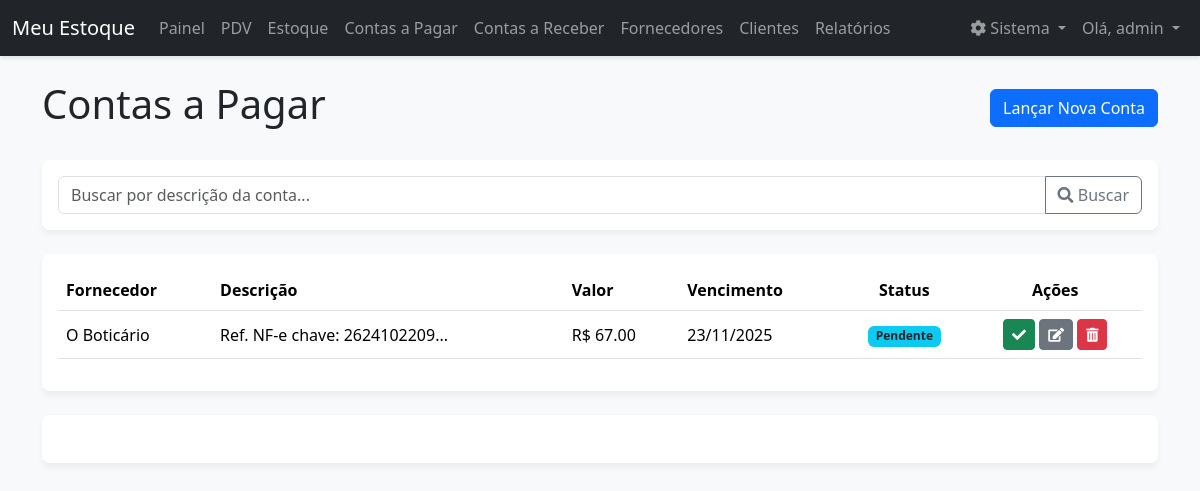
/contas (signed in), run on an earlier commit of the app's database.
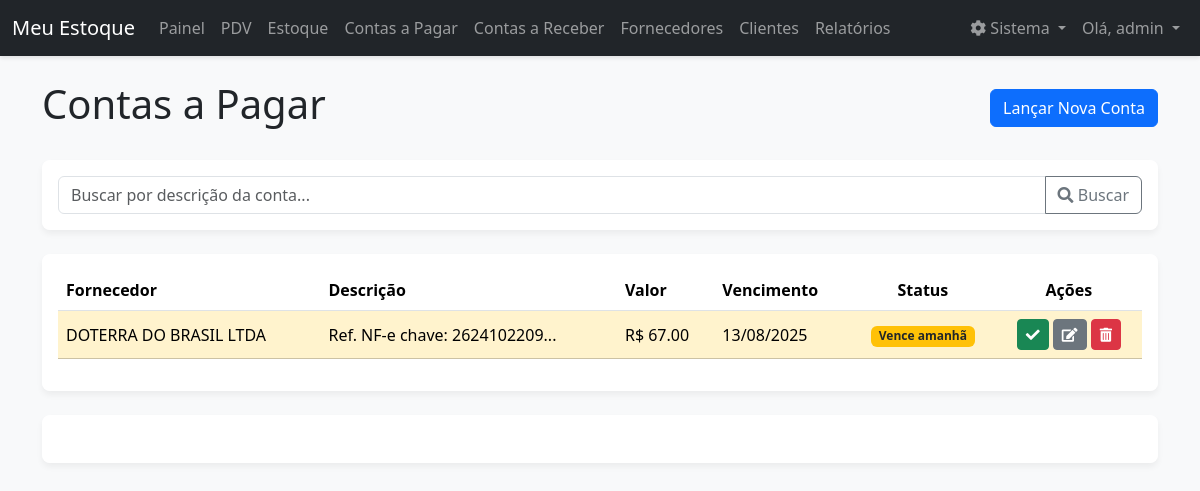
And on a later commit of the database.
### models.py (models this page shows)
class ContaPagar(db.Model):
    __tablename__ = 'conta_pagar'
    id = db.Column(db.Integer, primary_key=True)
    descricao = db.Column(db.String(200), nullable=False)
    valor = db.Column(db.Float, nullable=False)
    data_vencimento = db.Column(db.Date, nullable=False)
    data_pagamento = db.Column(db.Date, nullable=True)
    status = db.Column(db.String(20), nullable=False, default='pendente')
    fornecedor_id = db.Column(db.Integer, db.ForeignKey('fornecedor.id'), nullable=False)

class Fornecedor(db.Model):
    __tablename__ = 'fornecedor'
    id = db.Column(db.Integer, primary_key=True)
    nome = db.Column(db.String(100), nullable=False, unique=True)
    cnpj = db.Column(db.String(18), unique=True, nullable=True)
    telefone = db.Column(db.String(20))
    email = db.Column(db.String(100))
    produtos = db.relationship('Produto', backref='fornecedor', lazy=True)
    contas = db.relationship('ContaPagar', backref='fornecedor', lazy=True)

### app.py (the view)
@app.route('/contas')
@login_required
def listar_contas():
    search_term = request.args.get('q')
    query = ContaPagar.query
    if search_term:
        query = query.filter(ContaPagar.descricao.ilike(f'%{search_term}%'))
    contas = query.order_by(ContaPagar.data_vencimento.asc()).all()
    return render_template('contas_a_pagar.html', contas=contas, search_term=search_term)

### app.py (called while the page is built)
@app.context_processor
def inject_datetime():
    return {'modules': {'datetime': datetime, 'date': date, 'timedelta': timedelta}}

def login_required(f):
    @wraps(f)
    def decorated_function(*args, **kwargs):
        if 'logged_in' not in session or 'user_id' not in session:
            session.clear()
            flash('A sua sessão é inválida. Por favor, faça login novamente.', 'warning')
            return redirect(url_for('login'))
        return f(*args, **kwargs)
    return decorated_function

### templates/contas_a_pagar.html (shortened to what the changed rows need)
{% extends 'base.html' %}
{% block content %}
<div class="d-flex justify-content-between align-items-center mb-4">
    <h1>Contas a Pagar</h1>
    <a href="{{ url_for('adicionar_conta') }}" class="btn btn-primary">Lançar Nova Conta</a>
</div>
<div class="card mb-4">
    <div class="card-body">
    </div>
</div>
<div class="card">
    <div class="card-body">
        <table class="table table-hover align-middle">
            <thead>
                <tr>
                    <th>Fornecedor</th>
                    <th>Descrição</th>
                    <th>Valor</th>
                    <th>Vencimento</th>
                    <th class="text-center">Status</th>
                    <th class="text-center">Ações</th>
                </tr>
            </thead>
            <tbody>
                {% for conta in contas %}
                    {% set hoje = modules.date.today() %}
                    {% set amanha = hoje + modules.timedelta(days=1) %}
                    {% set row_class = '' %}
                    {% if conta.status == 'pendente' and conta.data_vencimento < hoje %}
                        {% set row_class = 'table-danger' %}
                    {% elif conta.status == 'pendente' and conta.data_vencimento == hoje %}
                        {% set row_class = 'table-primary' %}
                    {% elif conta.status == 'pendente' and conta.data_vencimento == amanha %}
                        {% set row_class = 'table-warning' %}
                    {% endif %}
                <tr class="{{ row_class }}">
                    <td>{{ conta.fornecedor.nome }}</td>
                    <td>{{ conta.descricao }}</td>
                    <td>R$ {{ "%.2f"|format(conta.valor) }}</td>
                    <td>{{ conta.data_vencimento.strftime('%d/%m/%Y') }}</td>
                    <td class="text-center">
                        {% if conta.status == 'pago' %}
                            <span class="badge bg-success">Pago</span>
                        {% elif row_class == 'table-danger' %}
                            <span class="badge bg-danger">Vencida</span>
                        {% elif row_class == 'table-primary' %}
                            <span class="badge bg-primary">Vence Hoje</span>
                        {% elif row_class == 'table-warning' %}
                            <span class="badge bg-warning text-dark">Vence amanhã</span>
                        {% else %}
                            <span class="badge bg-info text-dark">Pendente</span>
                        {% endif %}
                    </td>
                    <td class="text-center">
                        {% if conta.status == 'pendente' %}
                        <form action="{{ url_for('pagar_conta', id=conta.id) }}" method="POST" class="d-inline">
                            <button type="submit" class="btn btn-success btn-sm" title="Marcar como Pago">
                                <i class="fas fa-check"></i>
                            </button>
                        </form>
                        {% endif %}
                        <a href="{{ url_for('editar_conta', id=conta.id) }}" class="btn btn-secondary btn-sm" title="Editar">
                            <i class="fas fa-edit"></i>
                        </a>
                        <button type="button" class="btn btn-danger btn-sm" data-bs-toggle="modal" data-bs-target="#confirmDeleteModal-{{ conta.id }}" title="Excluir">
                            <i class="fas fa-trash-alt"></i>
                        </button>
                    </td>
                </tr>
                {% else %}
                <tr>
                    <td colspan="6" class="text-center text-muted">Nenhuma conta encontrada.</td>
                </tr>
                {% endfor %}
            </tbody>
        </table>
    </div>
</div>
{% for conta in contas %}
<div class="card">
    <div class="card-body">
        <div class="table-responsive">
        </div>
    </div>
</div>
{% endfor %}
{% endblock %}

What changed in the data, as far as the page shows it:
removed ContaPagar: fornecedor.nome "O Boticário", descricao "Ref. NF-e chave: 2624102209...", valor "67.00", data_vencimento "23/11/2025", status "Pendente"
added ContaPagar: fornecedor.nome "DOTERRA DO BRASIL LTDA", descricao "Ref. NF-e chave: 2624102209...", valor "67.00", data_vencimento "13/08/2025", status "Vence amanhã"
